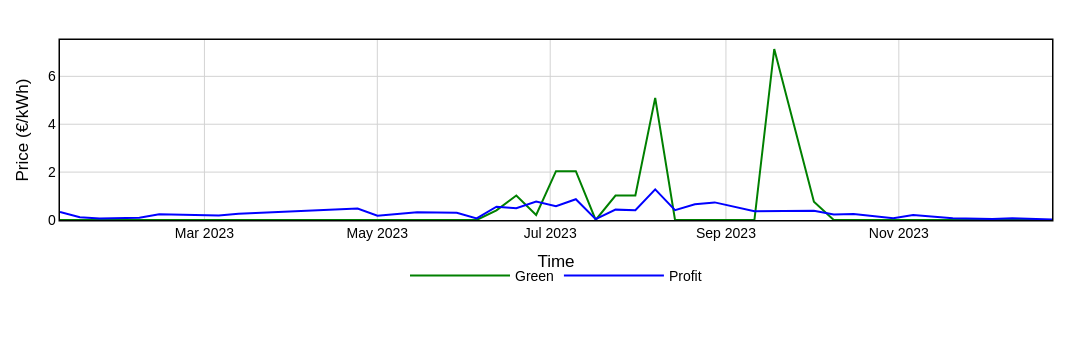
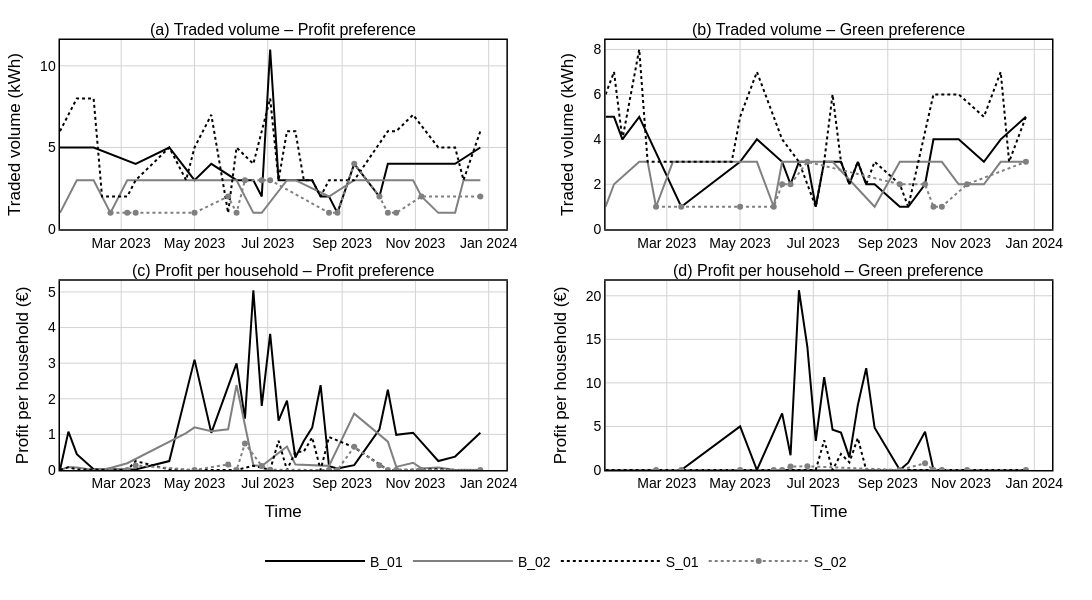

The notebook cell saved with these charts, in order:
### Code cell
sql = """
SELECT
    start_time,
    unit_id,
    CASE 
        WHEN simulation = 'mas4te_simulation_1year_profit' THEN 'Profit'
        WHEN simulation = 'mas4te_simulation_1year_green' THEN 'Green'
    END as scenario,
    avg(accepted_price) as clearing_price,
    sum(abs(accepted_volume)) as traded_volume,
    sum(abs(accepted_price - price) * abs(accepted_volume)) as profit
FROM market_orders
WHERE accepted_volume != 0
AND simulation IN ('mas4te_simulation_1year_profit', 'mas4te_simulation_1year_green')
GROUP BY start_time, unit_id, simulation
"""
df = pd.read_sql(sql, con)
units = sorted(df["unit_id"].unique())

def apply_paper_style(fig, nrows=1, ncols=1):
    fig.update_layout(
        plot_bgcolor="white",
        paper_bgcolor="white",
        font=dict(family="Arial", size=14, color="black"),
        margin=dict(l=60, r=40, t=40, b=130),
    )
    for i in range(1, nrows + 1):
        for j in range(1, ncols + 1):
            fig.update_xaxes(
                showline=True, linecolor="black", gridcolor="lightgrey",
                mirror=True, linewidth=1.5, row=i, col=j
            )
            fig.update_yaxes(
                showline=True, linecolor="black", gridcolor="lightgrey",
                mirror=True, linewidth=1.5, row=i, col=j
            )
    return fig

scenario_colors = {"Profit": "blue", "Green": "green"}
unit_colors = {unit: color for unit, color in zip(units, ["black", "grey", "black", "grey"])}
unit_dashes = {unit: dash for unit, dash in zip(units, ["solid", "solid", "dot", "dot"])}

# 1. Clearing price over time
cp = df.groupby(["start_time", "scenario"])["clearing_price"].mean().reset_index()
fig1 = px.line(cp, "start_time", "clearing_price", color="scenario",
               color_discrete_map=scenario_colors)
fig1.update_traces(line=dict(width=2))
fig1.update_layout(
    xaxis_title="Time",
    yaxis_title="Price (€/kWh)",
    width=1400, height=350,
    legend_title=""
)
fig1.update_yaxes(rangemode="tozero")
fig1 = apply_paper_style(fig1)
fig1.update_layout(
    legend=dict(
        orientation="h",
        yanchor="bottom",
        y=-0.4,
        xanchor="center",
        x=0.5,
        itemwidth=100
    )
)
fig1.write_image("clearing_price.png", scale=3)
fig1.show()

# 2. Combined: traded volume & profit per household
fig_combined = make_subplots(
    rows=2, cols=2,
    subplot_titles=[
        "(a) Traded volume – Profit preference",
        "(b) Traded volume – Green preference",
        "(c) Profit per household – Profit preference",
        "(d) Profit per household – Green preference"
    ],
    horizontal_spacing=0.1,
    vertical_spacing=0.12
)

# (a) Traded volume - Profit
for unit in units:
    d = df[(df["scenario"] == "Profit") & (df["unit_id"] == unit)]
    fig_combined.add_scatter(x=d["start_time"], y=d["traded_volume"], name=unit, legendgroup=unit,
                             line=dict(color=unit_colors[unit], dash=unit_dashes[unit], width=2), row=1, col=1)

# (b) Traded volume - Green
for unit in units:
    d = df[(df["scenario"] == "Green") & (df["unit_id"] == unit)]
    fig_combined.add_scatter(x=d["start_time"], y=d["traded_volume"], name=unit, legendgroup=unit,
                             line=dict(color=unit_colors[unit], dash=unit_dashes[unit], width=2),
                             showlegend=False, row=1, col=2)

# (c) Profit - Profit
for unit in units:
    d = df[(df["scenario"] == "Profit") & (df["unit_id"] == unit)]
    fig_combined.add_scatter(x=d["start_time"], y=d["profit"], name=unit, legendgroup=unit,
                             line=dict(color=unit_colors[unit], dash=unit_dashes[unit], width=2),
                             showlegend=False, row=2, col=1)

# (d) Profit - Green
for unit in units:
    d = df[(df["scenario"] == "Green") & (df["unit_id"] == unit)]
    fig_combined.add_scatter(x=d["start_time"], y=d["profit"], name=unit, legendgroup=unit,
                             line=dict(color=unit_colors[unit], dash=unit_dashes[unit], width=2),
                             showlegend=False, row=2, col=2)

fig_combined.update_layout(width=1400, height=600)
fig_combined.update_yaxes(rangemode="tozero", title_text="Traded volume (kWh)", row=1, col=1)
fig_combined.update_yaxes(rangemode="tozero", title_text="Traded volume (kWh)", row=1, col=2)
fig_combined.update_yaxes(rangemode="tozero", title_text="Profit per household (€)", row=2, col=1)
fig_combined.update_yaxes(rangemode="tozero", title_text="Profit per household (€)", row=2, col=2)
fig_combined.update_xaxes(title_text="Time", row=2, col=1)
fig_combined.update_xaxes(title_text="Time", row=2, col=2)
fig_combined = apply_paper_style(fig_combined, nrows=2, ncols=2)
fig_combined.update_layout(
    legend=dict(
        orientation="h",
        yanchor="bottom",
        y=-0.25,
        xanchor="center",
        x=0.5,
        itemwidth=100
    )
)
fig_combined.write_image("volume_profit_combined.png", scale=3)
fig_combined.show()
